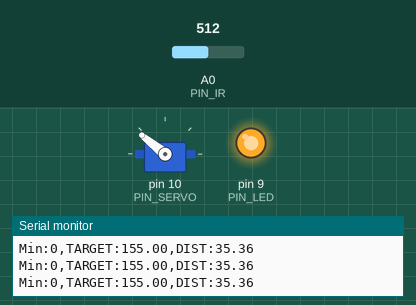
The sketch below on a simulated Arduino Uno, built with avr-gcc and run on an emulated ATmega328P. Shown: servo, output pins drawn as LEDs (lit = HIGH), the last lines printed to the serial monitor. Inputs (shaded band) come from the test bench; at power-on: A0 (PIN_IR) = 512.

Above: at 1.2 s.
1.3 s: A0 (PIN_IR) set to 322
2.8 s: A0 (PIN_IR) set to 292
At 3.2 s:
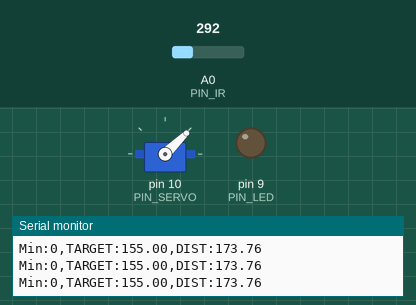
4.4 s: A0 (PIN_IR) set to 306
At 5.8 s:
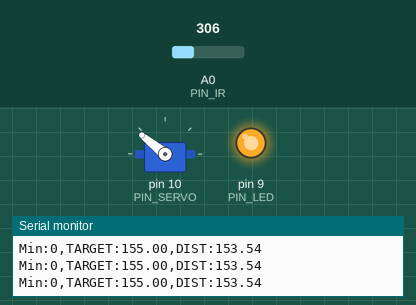
6.1 s: A0 (PIN_IR) set to 145
At 7.4 s:
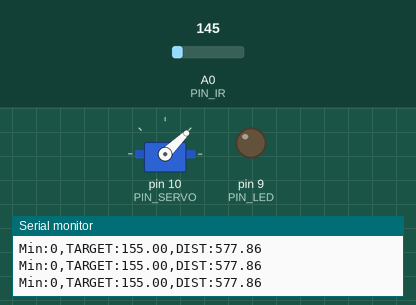
7.7 s: A0 (PIN_IR) set to 511
At 8.9 s:
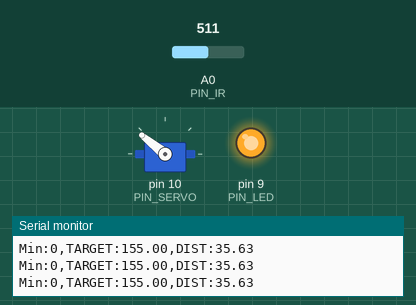
Timing chart, 0 to 10.4 s (numbered marks = the images above; inputs shaded):
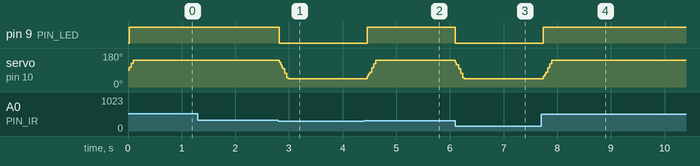

Measured:
- the behaviour switches between 305 and 304 on A0 (PIN_IR) (found by bisection; images 0 and 1)
- after the input at 2.8 s, pin 9 (PIN_LED): HIGH → LOW at once; servo on pin 10 (PIN_SERVO): 141° → 44° at once
- after the input at 4.4 s, pin 9 (PIN_LED): LOW → HIGH after 0.06 s; servo on pin 10 (PIN_SERVO): 44° → 141° after 0.06 s
- after the input at 6.1 s, pin 9 (PIN_LED): HIGH → LOW at once; servo on pin 10 (PIN_SERVO): 141° → 44° at once
- after the input at 7.7 s, pin 9 (PIN_LED): LOW → HIGH at once; servo on pin 10 (PIN_SERVO): 44° → 141° at once

The sketch:

22_bangbangcontrol.ino
```cpp
#include <Servo.h>

// Arduino pin assignment
#define PIN_LED 9
#define PIN_SERVO 10
#define PIN_IR A0
#define PIN_VAR A3

// Event interval parameters
#define _INTERVAL_DIST 20  // Distance sensor interval (unit: ms)
#define _INTERVAL_SERVO 20 // Servo interval (unit: ms)
#define _INTERVAL_SERIAL 20 // Serial interval (unit: ms)

// EMA filter configuration for the IR distance sensor
#define _EMA_ALPHA 0.5 // EMA weight (range: 0 to 1)
// Setting _EMA_ALPHA to 0 effectively disables EMA filter.

// Servo adjustment
#define _DUTY_MAX 2000 // Servo angle: D degree
#define _DUTY_NEU 1500 // Servo angle: 0 degree
#define _DUTY_MIN 1000 // Servo angle: E degree
#define _SERVO_ANGLE_DIFF 85 // Replace with |D - E| degree
#define _SERVO_SPEED 500 // Servo speed limit (unit: degree/second)
#define _BANGBANG_RANGE 120

// Global variables
float dist_filtered, dist_ema, dist_target; // Unit: mm
Servo myservo;
int duty_change_per_interval; // Maximum duty difference per interval
int duty_target; // Target duty
int duty_curr; // Current duty
unsigned long last_sampling_time_dist; // Unit: msec
unsigned long last_sampling_time_servo; // Unit: msec
unsigned long last_sampling_time_serial; // Unit: msec
bool event_dist, event_servo, event_serial; // Event triggered?

void setup() {
  // Initialize GPIO pins
  pinMode(PIN_LED, OUTPUT);
  myservo.attach(PIN_SERVO);
  duty_target = duty_curr = _DUTY_NEU;

  // Convert angular speed into duty change per interval
  duty_change_per_interval = (_DUTY_MAX - _DUTY_MIN) * (_SERVO_SPEED / (float)_SERVO_ANGLE_DIFF) * (_INTERVAL_SERVO / 1000.0);

  // Initialize serial port
  Serial.begin(1000000);

  // Set a target distance
  dist_target = 155; // 15.5 cm, the center of the rail
}

void loop() {
  unsigned long time_curr = millis();

  // Wait until next event time
  if (time_curr >= (last_sampling_time_dist + _INTERVAL_DIST)) {
    last_sampling_time_dist += _INTERVAL_DIST;
    event_dist = true;
  }
  if (time_curr >= (last_sampling_time_servo + _INTERVAL_SERVO)) {
    last_sampling_time_servo += _INTERVAL_SERVO;
    event_servo = true;
  }
  if (time_curr >= (last_sampling_time_serial + _INTERVAL_SERIAL)) {
    last_sampling_time_serial += _INTERVAL_SERIAL;
    event_serial = true;
  }

  if (event_dist) {
    event_dist = false;

    // Get a distance reading from the distance sensor
    dist_filtered = volt_to_distance(ir_sensor_filtered(10, 0.5)); // Replace n with your desired value
    dist_ema = _EMA_ALPHA * dist_ema + (1.0 - _EMA_ALPHA) * dist_filtered;

    // Bang-bang control
    if (dist_target <= dist_ema) { // Replace with a proper test expression
      duty_target = _DUTY_MIN; // Minimum range
      digitalWrite(PIN_LED, 0);
    } else {
      duty_target = _DUTY_MAX; // Maximum range
      digitalWrite(PIN_LED, 1);
    }
  }

  if (event_servo) {
    event_servo = false;

    // Adjust duty_curr toward duty_target by duty_change_per_interval
    if (duty_target > duty_curr) {
      duty_curr += duty_change_per_interval;
      if (duty_curr > duty_target) duty_curr = duty_target;
    } else {
      duty_curr -= duty_change_per_interval;
      if (duty_curr < duty_target) duty_curr = duty_target;
    }

    // Update servo position
    if (duty_curr > _DUTY_MAX) duty_curr = _DUTY_MAX; // For servo arm protection
    if (duty_curr < _DUTY_MIN) duty_curr = _DUTY_MIN;
    myservo.writeMicroseconds(duty_curr);
  }

  if (event_serial) {
    event_serial = false;

    // Output the read value to the serial port
    Serial.print("Min:0,TARGET:");
    Serial.print(dist_target);
    Serial.print(",DIST:");
    Serial.println(dist_ema);
  }
}

float volt_to_distance(int a_value) {
  // Replace the below line with the equation obtained from nonlinear regression analysis
  return 1466 + (-8.28 * a_value) + 0.0165 * pow(a_value, 2) + (-1.13 * pow(10, -5)) * pow(a_value, 3);
}

unsigned int ir_sensor_filtered(unsigned int n, float position) {
  // Eliminate spiky noise of an IR distance sensor by repeating measurement and taking a middle value
  unsigned int *ir_val, tmp, ret_idx, ret_val;
  unsigned int start_time;
  ret_idx = (unsigned int)ceil(n * position);

  ir_val = (unsigned int *)malloc(sizeof(unsigned int) * (ret_idx + 2));
  ir_val[0] = analogRead(PIN_IR);
  for (int i = 1; i < n; i++) {
    int j;
    if (i < ret_idx + 1) {
      ir_val[i] = analogRead(PIN_IR);
      j = i - 1;
    } else {
      ir_val[ret_idx + 1] = analogRead(PIN_IR);
      j = ret_idx;
    }
    for (; j >= 0; j--) {
      if (ir_val[j] > ir_val[j + 1]) {
        tmp = ir_val[j];
        ir_val[j] = ir_val[j + 1];
        ir_val[j + 1] = tmp;
      }
    }
  }

  if (position > 0.0)
    ret_val = ir_val[ret_idx];
  else
    ret_val = ir_val[0];

  free(ir_val);
  return ret_val;
}
```
